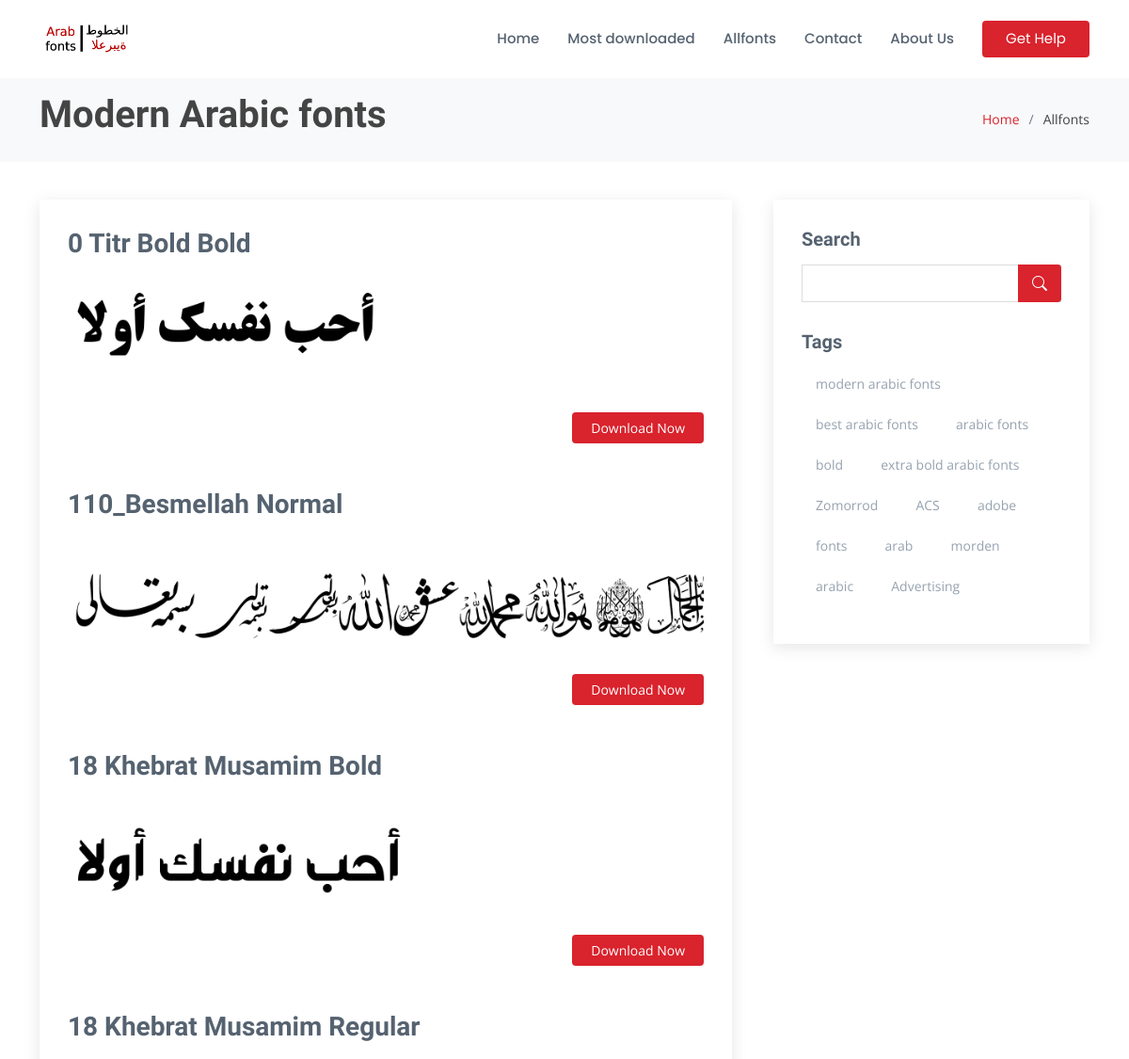
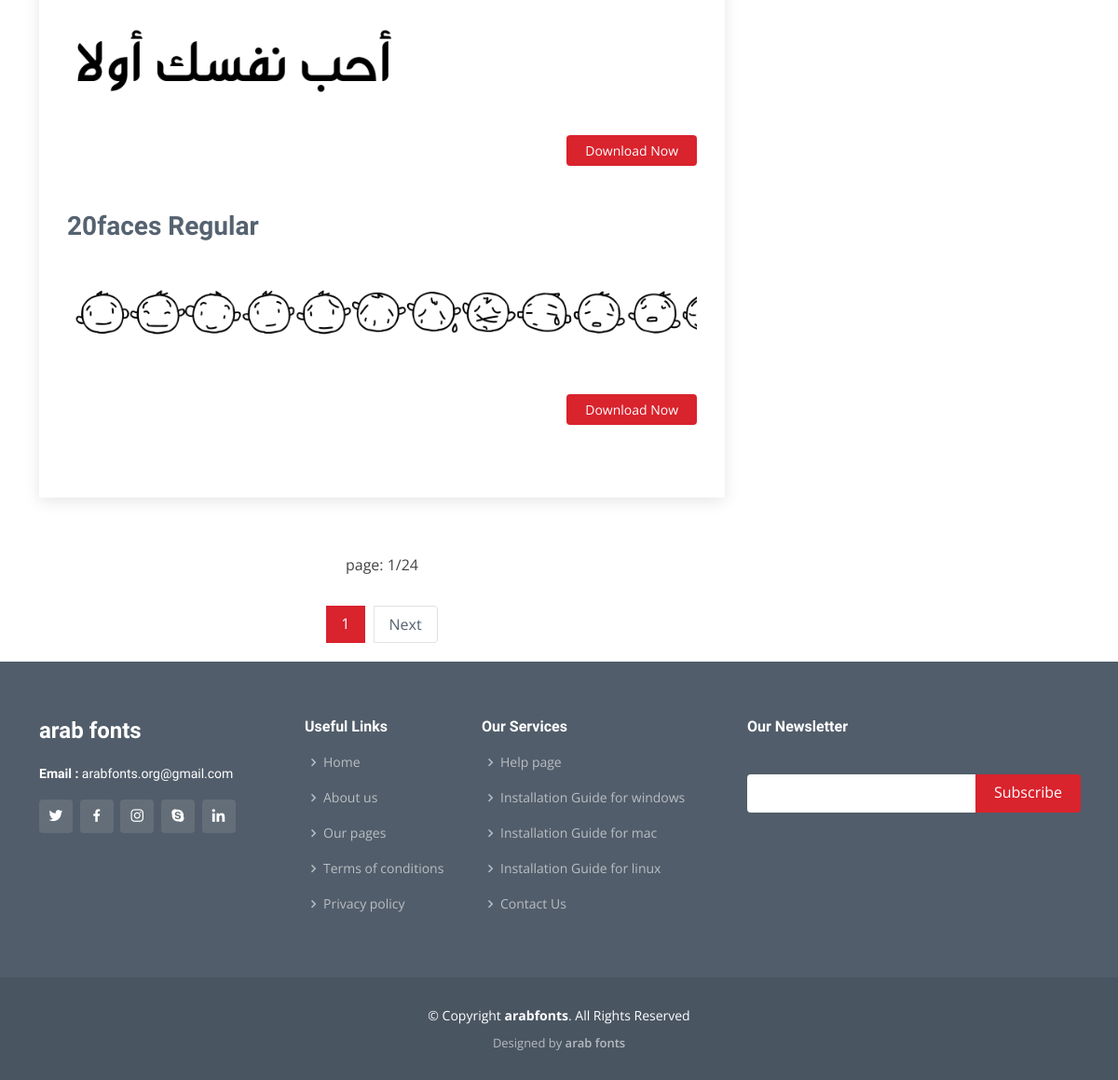
The page /allfonts on the database as committed earlier (2 pictures, top to bottom).
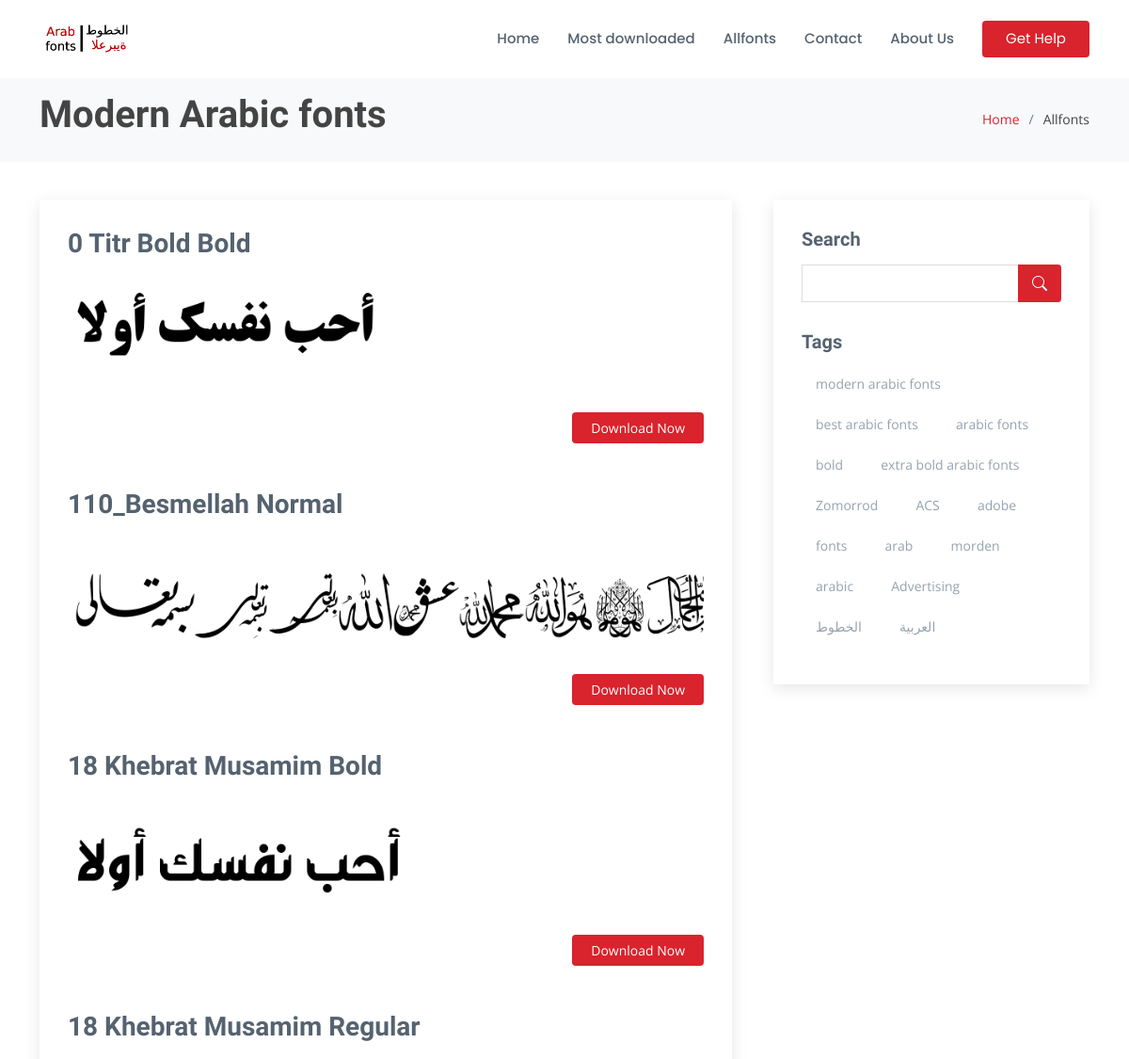
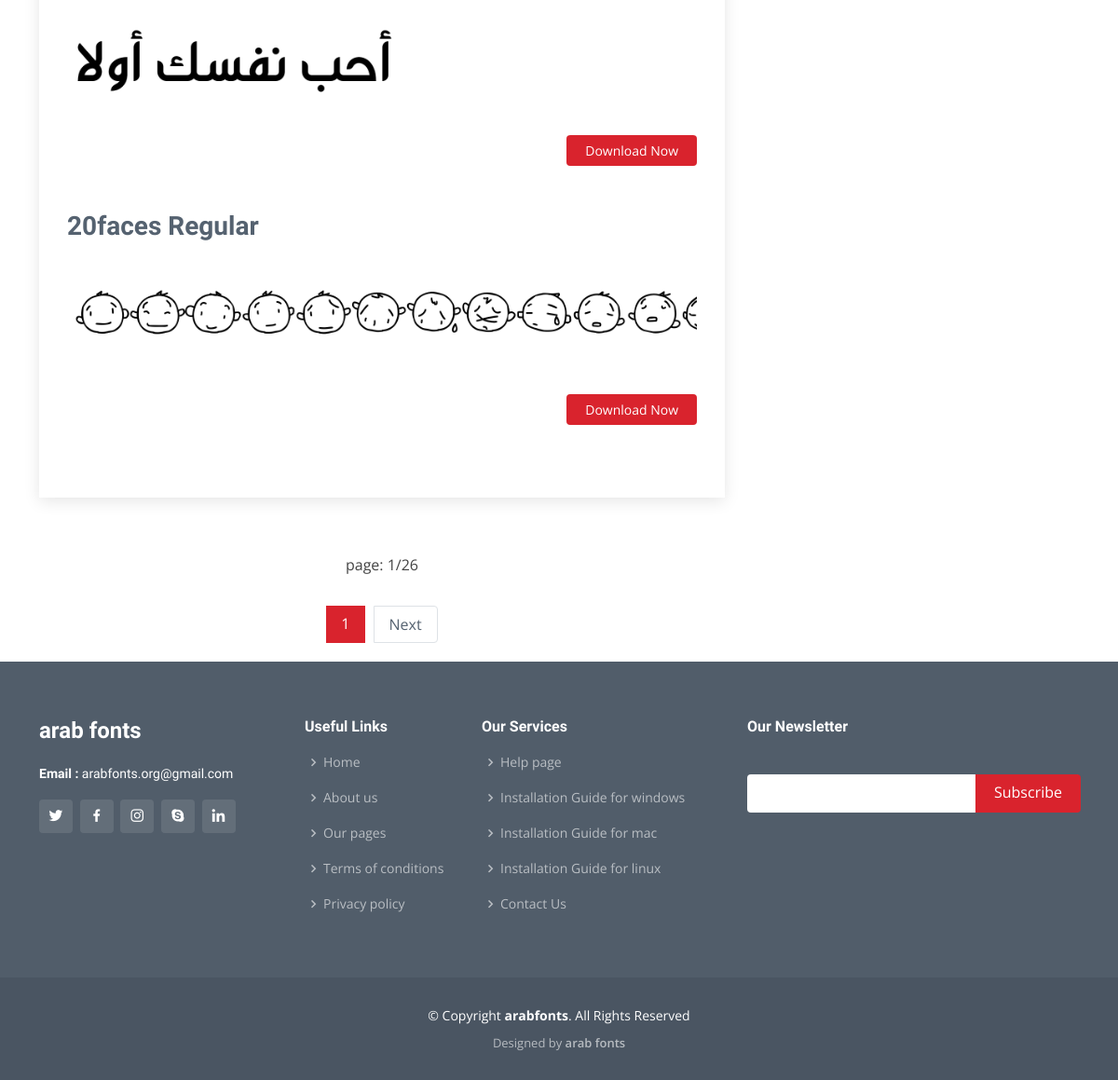
The same page on the database as committed later (2 pictures, top to bottom).
### home/models.py (models this page shows, shortened)
class Fonts(models.Model):
    title = models.CharField(max_length=100, unique=True)
    slug = models.SlugField(max_length=200, null=True, blank=True)
    metakeyword = models.CharField(max_length=200, null=True)
    tags = TaggableManager()
    header_image = models.ImageField(upload_to='header_image')
    headerimg_alt = models.CharField(max_length=100, default="arabic fonts")
    upload_fonts = models.FileField(upload_to="upload_fonts")
    short_dis = FroalaField()
    long_dis = FroalaField()
    char_maping = models.ImageField(upload_to='char_maping')
    charimg_alt = models.CharField(max_length=100, default="arabic fonts charecter maping image")
    publish = models.BooleanField(default=False)
    Total_downloads = models.PositiveIntegerField(default=10, blank=False, null= False)

### home/views.py (the view)
# urls.py: path('allfonts' , allfonts , name="allfonts"),
def allfonts(request):
    alltag = Tag.objects.all()
    websitedata = Modification.objects.latest('websitename', 'websitediscription', 'ouremail', 'copyright', 'logo', 'favicon' )
    allfonts = Fonts.objects.filter(publish = True)
    p = Paginator(allfonts, 5)
    page = request.GET.get('page')
    fontsfinal = p.get_page(page)
    context = {'fontsfinal': fontsfinal,
               'title': 'all fonts',
               'websitedata': websitedata,
               'alltag': alltag,
    }
    return render(request , 'allfonts.html',context)

### templates/allfonts.html (shortened to what this page needs)
{% extends 'base.html' %}
{% block content %}
</header>
  <main id="main">
    <section id="breadcrumbs" class="breadcrumbs">
      <div class="container">
        <div class="d-flex justify-content-between align-items-center">
          <h1><strong>Modern Arabic fonts</strong></h1>
          <ol>
            <li><a href="/">Home</a></li>
            <li>Allfonts</li>
          </ol>
        </div>
      </div>
    </section>
    <section id="blog" class="blog">
      <div class="container" data-aos="fade-up">
        <div class="row">
          <div class="col-lg-8 entries">
            <article class="entry">
              {% for fonts in fontsfinal %}
              <h2 class="entry-title">
                <a href="{% url 'fonts_details' fonts.slug%}">{{fonts.title}}</a>
              </h2>
              <a href="{% url 'fonts_details' fonts.slug%}"><img src="/static/{{fonts.header_image}}" class="img-fluid" alt="{{fonts.title}}{{fonts.headerimg_alt}}"></a>
              <div class="entry-content">
                <div class="read-more">
                  <a href="{% url 'fonts_details' fonts.slug %}">Download Now</a>
                </div>
              </div>
              <br><br>
              {% endfor %}
            </article>
            <ul class="pagination justify-content-center"> <p>page: {{ fontsfinal.number }}/{{ fontsfinal.paginator.num_pages }}</p> </ul>
            <div class="blog-pagination">
              <ul class="justify-content-center">
                {% for num_page in fontsfinal.paginator.page_range %}
                {% if fontsfinal.number == num_page %}
                <li class="active">
                  <a href="?page={{ num_page }}">{{ num_page }} </a>
                </li>
                {% else %}
                {% comment %} <li>
                  <a href="?page={{ num_page }}">{{ num_page }} <span class="sr-only"></span></a>
                </li> {% endcomment %}
                {% endif %}
                {% endfor %}
                {% if fontsfinal.has_next %}
                  <li class="page-item">
                     <a class="page-link" href="?page={{fontsfinal.next_page_number}}">Next</a>
                  </li>
                {% endif %}
              </ul>
            </div>
          </div>
          <div class="col-lg-4">
            <div class="sidebar">
              <h3 class="sidebar-title">Search</h3>
              <div class="sidebar-item search-form">
                <form method=POST action="{% url 'search' %}">
                  <input type="text" name="searched">
                  <button type="submit"><i class="bi bi-search"></i></button>
                </form>
              </div>
              <h3 class="sidebar-title">Tags</h3>
              <div class="sidebar-item tags">
                <ul>
                  {% for tag in alltag %}
                  <li><a href="/">{{tag}}</a></li>
                  {% endfor %}
                </ul>
              </div>
            </div>
          </div>
        </div>
      </div>
    </section>
  </main>
  {% endblock %}

Rows that differ between the two databases and show on the page:
added Tag: name "الخطوط"
added Tag: name "العربية"
Other text that changed with them:
{{ fontsfinal.paginator.num_pages }}: "24" → "26"
